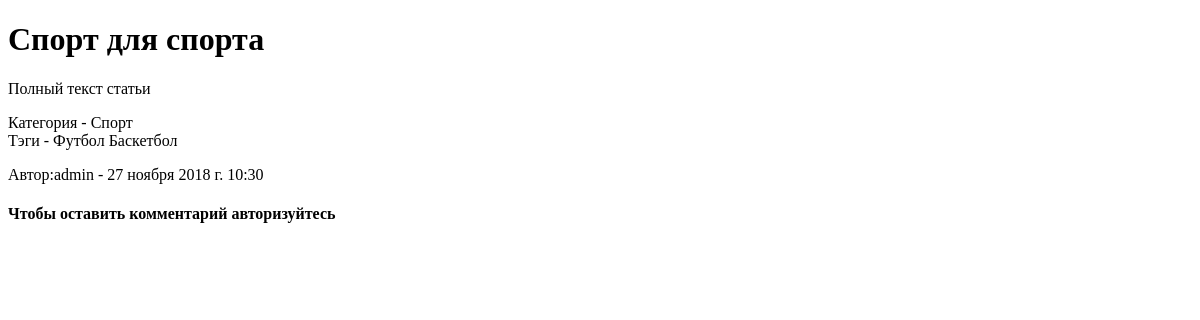
Page /detail/1 on the earlier database version.
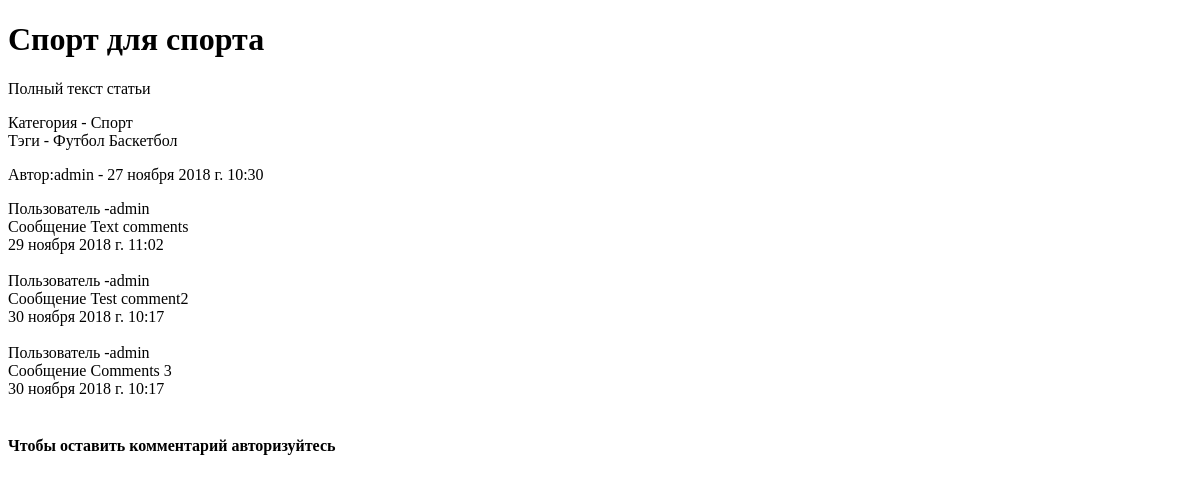
Same page on the later database version.
### news/models.py (models this page shows, shortened)
class Tag(models.Model):
    title = models.CharField("Тэг", max_length=50)
    class Meta:
        verbose_name = "Тэг"
        verbose_name_plural = "Тэги"

class Comments(models.Model):
    user = models.ForeignKey(User, verbose_name="Пользователь", on_delete=models.CASCADE)
    new = models.ForeignKey(News, verbose_name="News", on_delete=models.CASCADE)
    text = models.TextField("Text article")
    created = models.DateTimeField("Data created", auto_now_add=True,null=True)
    moderration = models.BooleanField(default=False)
    class Meta:
        verbose_name = "Comment"
        verbose_name_plural = "Comments"

### news/views.py (the view)
# urls.py: path('detail/<int:pk>', views.news_detail, name="new_detail"),
def news_detail(request, pk):
    new = get_object_or_404(News, id=pk)
    comment = Comments.objects.filter(new=pk, moderration=True)
    if request.method=="POST":
        form = CommentForm(request.POST)
        if form.is_valid():
            form = form.save(commit=False)
            form.user = request.user
            form.new = new
            form.save()
            return redirect('new_detail', pk)
    else:
        form = CommentForm()
    return render(request, "news/news_detail.html",
                  {"new":new,
                   "comments":comment,
                   "form":form})

### news/models.py (called while the page is built)
    def __str__(self):
        return self.title

### templates/news/news_detail.html
{% extends 'base.html' %}
{%  block content %}
<h1>{{ new.title }}</h1>
<p>{{ new.text | safe }}</p>
Категория - {{ new.category }}<br>
Тэги - {% for tag in new.tag.all %}
            {{ tag.title }}
        {% endfor %}
<p>Автор:{{ new.user }} - {{ new.created }}</p>
    {% for comment in comments %}
        Пользователь -{{ comment.user }}<br>
        Сообщение {{ comment.text }} <br>
        {{ comment.created }}<br><br>
    {% endfor %}
    {% if user.is_active %}
    <form action="" method="post">
        {% csrf_token %}
        {{ form.as_p }}
        <button type="submit"> Send</button>
    </form>
    {% else %}
        <h4>Чтобы оставить комментарий авторизуйтесь</h4>
    {% endif %}
{% endblock content %}

Differences in the rows shown:
now on this page (row edited): Comments: user "admin", text "Text comments", created "29 ноября 2018 г. 11:02"
added Comments: user "admin", text "Test comment2", created "30 ноября 2018 г. 10:17"
added Comments: user "admin", text "Comments 3", created "30 ноября 2018 г. 10:17"
